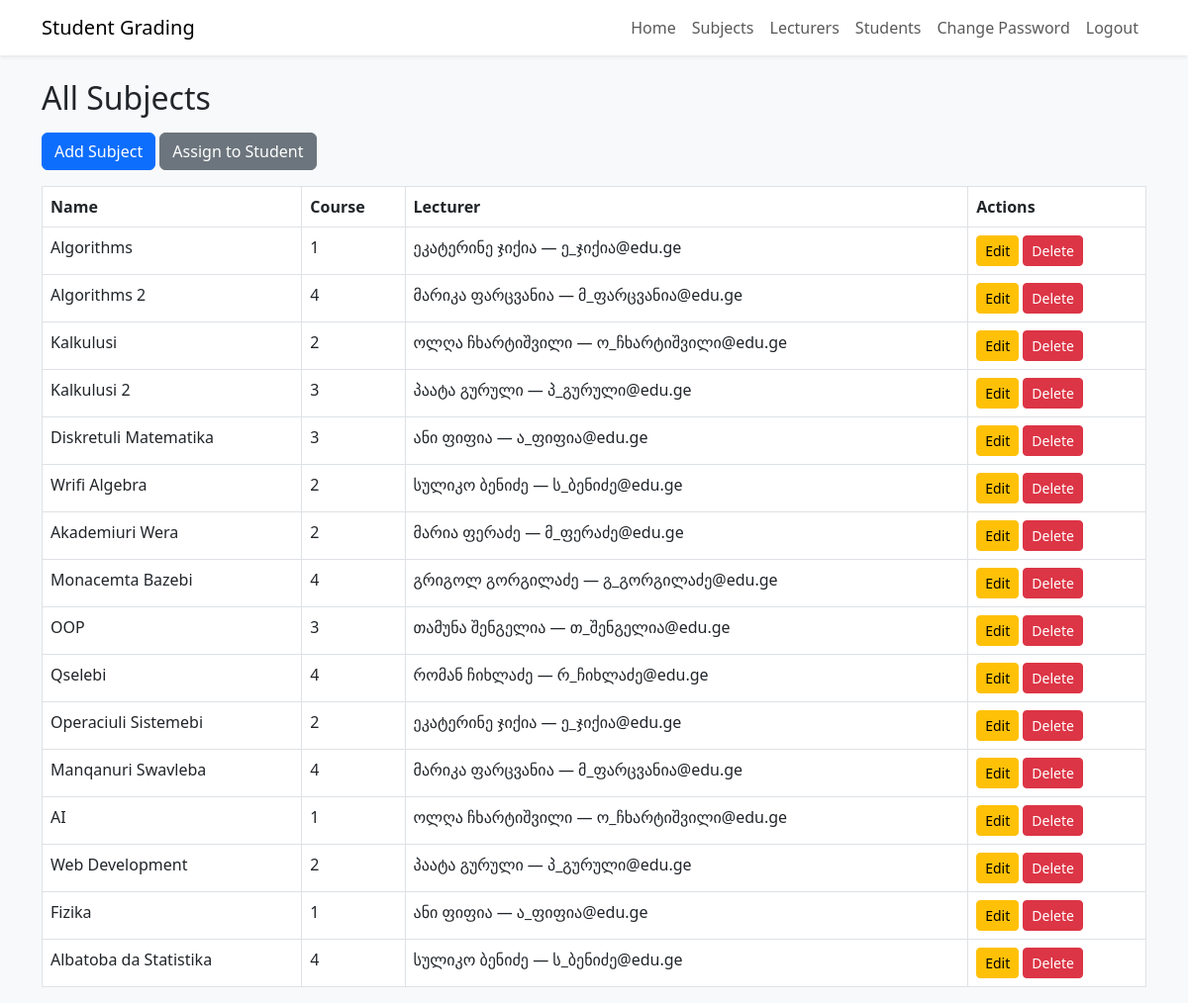
Before: /grading/subjects/ (signed in) with the older database file.
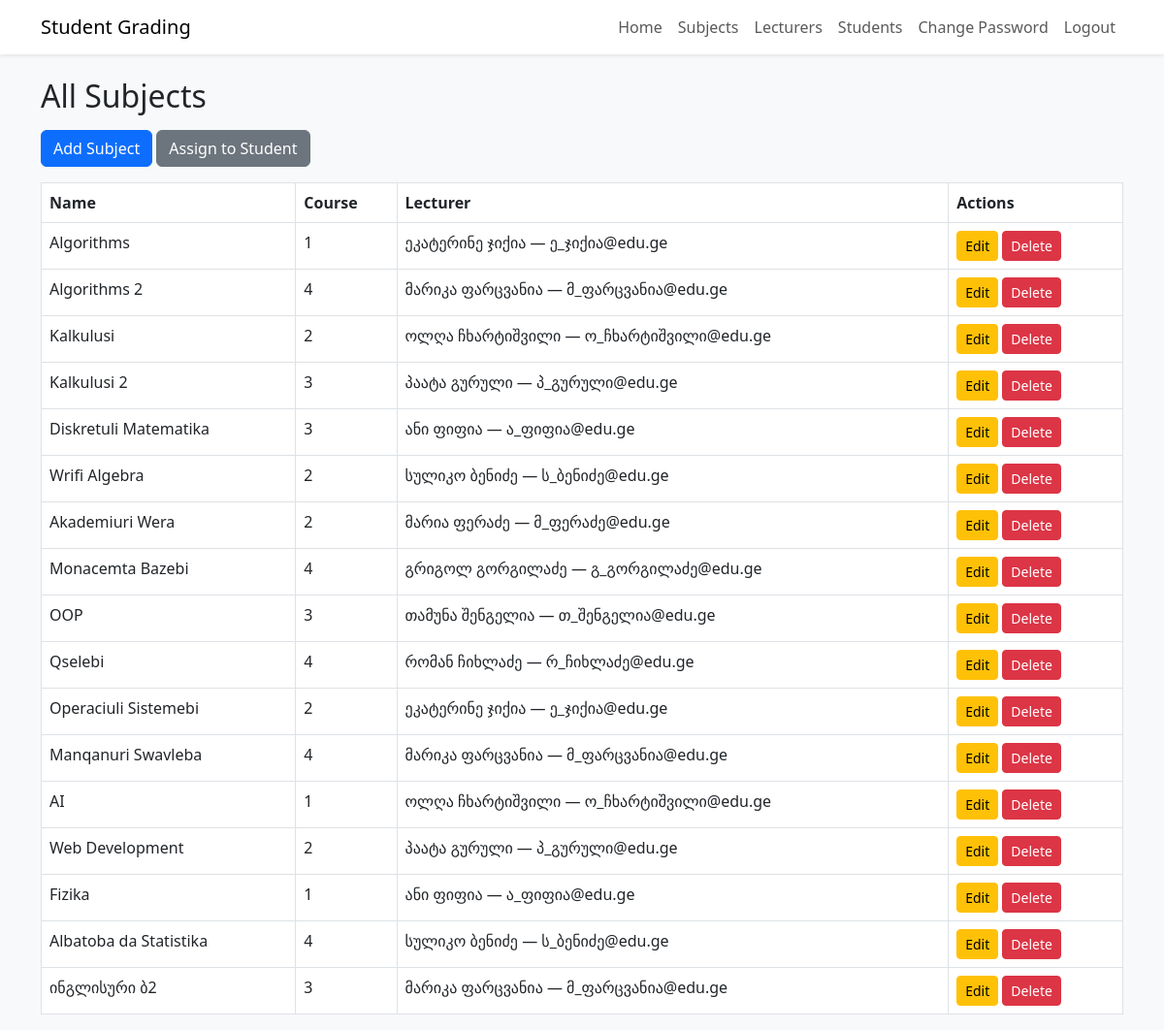
After: the same page with the newer database file.
### student_grading/models.py (models this page shows, shortened)
class Subject(models.Model):
    name = models.CharField(max_length=100)
    course = models.ForeignKey(Course, on_delete=models.CASCADE)
    lecturer = models.ForeignKey(Lecturer, on_delete=models.CASCADE)

class Course(models.Model):
    name = models.IntegerField()
    def __str__(self):
        return str(self.name)

class Lecturer(models.Model):
    name = models.CharField(max_length=100)
    email = models.EmailField()
    def __str__(self):
        return f"{self.name} — {self.email}"

### student_grading/views.py (the view)
# urls.py: path("subjects/", views.subject_list, name="subject_list"),
@login_required
def subject_list(request):
    subjects = Subject.objects.select_related('course','lecturer')
    return render(request, 'subject_list.html', {'subjects':subjects})

### student_grading/templates/subject_list.html (shortened to what this page needs)
{% extends "base.html" %}
{% block content %}
<h2 class="mb-3">All Subjects</h2>
<a class="btn btn-primary mb-3" href="{% url 'subject_create' %}">Add Subject</a>
<a href="{% url 'assign_subject' %}" class="btn btn-secondary mb-3">Assign to Student</a>
<table class="table table-bordered">
    <tr>
        <th>Name</th>
        <th>Course</th>
        <th>Lecturer</th>
        <th>Actions</th>
    </tr>
    {% for s in subjects %}
    <tr>
        <td>{{ s.name }}</td>
        <td>{{ s.course }}</td>
        <td>{{ s.lecturer }}</td>
        <td>
            <a class="btn btn-warning btn-sm" href="{% url 'subject_update' s.id %}">Edit</a>
            <a class="btn btn-danger btn-sm" href="{% url 'subject_delete' s.id %}">Delete</a>
        </td>
    </tr>
    {% endfor %}
</table>
{% endblock %}

Changed rows visible on the page:
added Subject: name "ინგლისური ბ2", course "3", lecturer "მარიკა ფარცვანია — მ_ფარცვანია@edu.ge"
